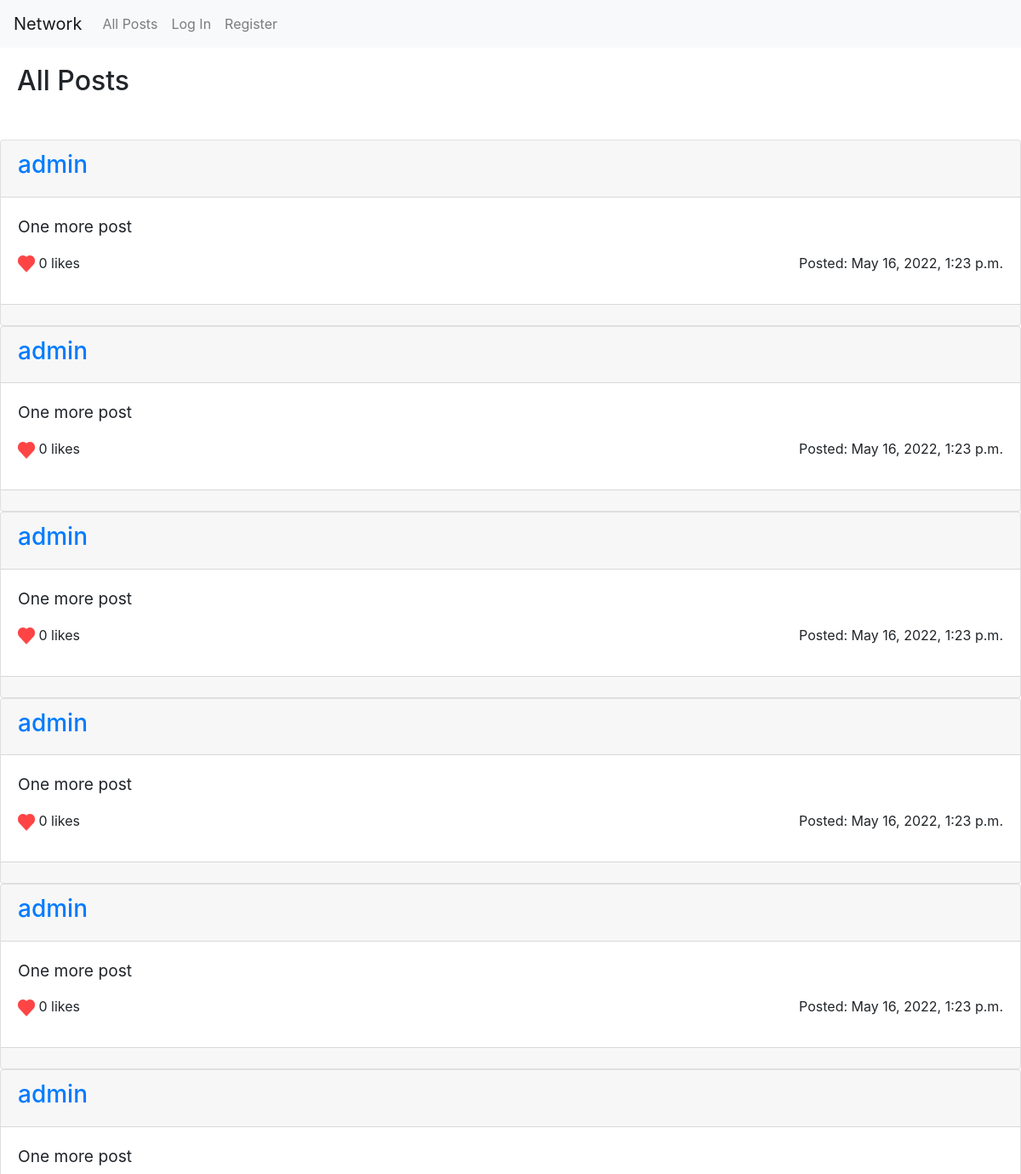
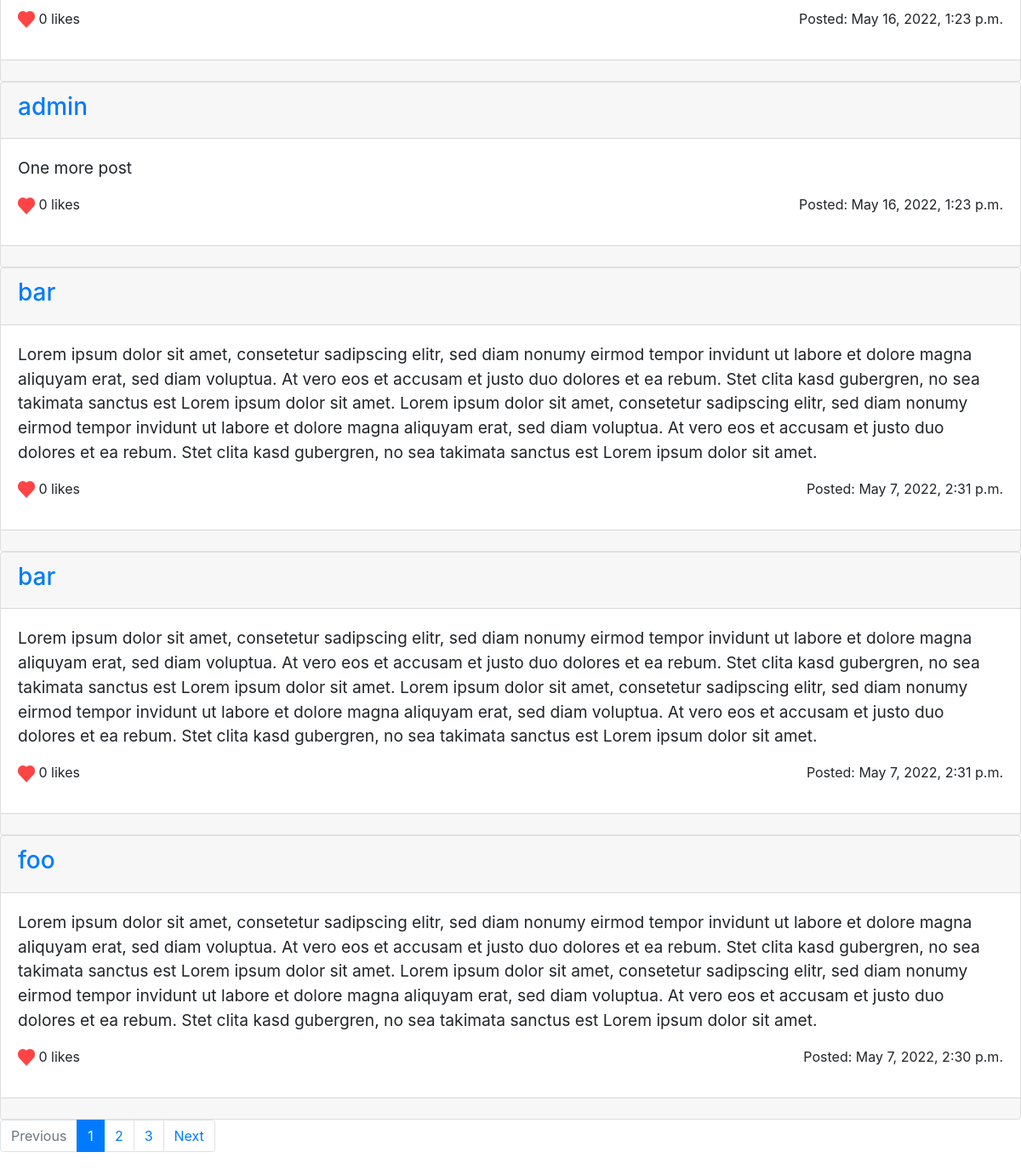
The page / on the database its author committed (2 pictures, top to bottom).
### network/models.py (models this page shows)
class Post(models.Model):
    text = models.TextField()
    author = models.ForeignKey('User', on_delete=models.CASCADE, related_name="my_posts")
    date_time = models.DateTimeField(auto_now_add=True)
    n_likes = models.IntegerField(validators=[MinValueValidator(0)], default=0)

class User(AbstractUser):
    follow = models.ManyToManyField('User', related_name='followers', blank=True)

### network/views.py (the view)
# urls.py: path("", views.index, name="index"),
def index(request, num_page=1):
    list_type = "All Posts"
    page_user = None
    if request.method == "POST":  # Adding a new post
        add_post_form = AddPostForm(request.POST)
        if add_post_form.is_valid():
            post = Post(text=add_post_form.cleaned_data["text"],
                    author=request.user
                    )
            post.save()
            paginator = get_posts(list_type)
            return render(request, "network/index.html", {
                "add_post_form": AddPostForm(),
                "list_type": list_type,
                "cur_page": paginator.page(num_page),
                "num_page": num_page,
                "page_range": paginator.page_range
            })
        else:
            paginator = get_posts(list_type)
            return render(request, "network/index.html", {
                "add_post_form": AddPostForm(request.POST),
                "list_type": list_type,
                "cur_page": paginator.page(num_page),
                "num_page": num_page,
                "page_range": paginator.page_range
            })
    else:  # Displaying posts
        paginator = get_posts(list_type)
        return render(request, "network/index.html", {
            "add_post_form": AddPostForm(),
            "list_type": list_type,
            "cur_page": paginator.page(num_page),
            "num_page": num_page,
            "page_range": paginator.page_range
        })

### network/utils.py (called while the page is built)
def get_posts(list_type, page_user=None):
    if (list_type == "All Posts"):
            posts = Post.objects.order_by("-date_time")
    elif (list_type == "User Profile"):
            posts = Post.objects.filter(author=page_user).order_by("-date_time")
    return Paginator(posts, 10)

### network/templates/network/index.html (shortened to what this page needs)
{% extends "network/layout.html" %}
{% load static %}
{% block body %}
    {% if list_type == "All Posts" %}
        <h2 class="title">All Posts</h2>
    {% endif %}
    <div class="vert-delim"></div>
    {% for post in cur_page.object_list %}
        <div class="post-div card">
            <div class="post-author card-header">
                <a href="{% url 'user_page' post.author.pk 1 %}"><h3>{{ post.author.username }}</h3></a>
            </div>
            <div class="card-body">
                <div class="post-text card-text">
                    <p>{{ post.text }}</p>
                </div>
                <div class="post-date-time">
                    <p>Posted: {{ post.date_time }}</p>
                </div>
                <div class="post-likes">
                    <span>
                        {% if user.is_authenticated %}
                            <a href="">
                                {% if true %}
                                    <img class="heart" src="{% static 'network/filledheart.png' %}">
                                {% else %}
                                    <img class="heart" src="{% static 'network/emptyheart.png' %}">
                                {% endif %}
                            </a>
                        {% else %}
                            <img class="heart" src="{% static 'network/filledheart.png' %}">
                        {% endif %}
                    </span>
                    <span class="likes-number">{{ post.n_likes }} likes</span>
                </div>
            </div>
            <div class="comments card-footer"></div>
        </div>
    {% empty %}
        <h5>No posts here ...</h5>
    {% endfor %}
    <nav aria-label="pagianator">
        <ul class="pagination">
            {% if cur_page.has_previous %}
                <li class="page-item">
                    <a class="page-link" href="{{ num_page |add:-1 }}">Previous</a>
                </li>
            {% else %}
                <li class="page-item disabled">
                    <a class="page-link" href="{{ num_page |add:-1 }}" tabindex="-1" aria-disabled="true">Previous</a>
                </li>
            {% endif %}
            {% for num in page_range %}
                {% if num == num_page %}
                    <li class="page-item active" aria-current="page">
                        <p class="page-link">{{ num }} <span class="sr-only">(current)</span></p>
                    </li>
                {% else %}
                    <li class="page-item"><a class="page-link" href="{{ num }}">{{ num }}</a></li>
                {% endif %}
            {% endfor %}
            {% if cur_page.has_next %}
                <li class="page-item">
                    <a class="page-link" href="{{ num_page|add:1 }}">Next</a>
                </li>
            {% else %}
                <li class="page-item disabled">
                    <a class="page-link" href="{{ num_page|add:1 }}" tabindex="-1" aria-disabled="true">Next</a>
                </li>
            {% endif %}
        </ul>
    </nav>
{% endblock %}

### network/static/network/styles.css (style rules this page uses)
.heart { width: 20px; height: 20px; }
.post-date-time { float: right; }
.post-text { font-size: larger; }
.title { margin: 20px; }
.vert-delim { height: 30px; width: 100%; }

### rows shown on the page
Post: author.username "admin", text "One more post", date_time "May 16, 2022, 1:23 p.m.", n_likes "0"
Post: author.username "admin", text "One more post", date_time "May 16, 2022, 1:23 p.m.", n_likes "0"
Post: author.username "admin", text "One more post", date_time "May 16, 2022, 1:23 p.m.", n_likes "0"
Post: author.username "admin", text "One more post", date_time "May 16, 2022, 1:23 p.m.", n_likes "0"
Post: author.username "admin", text "One more post", date_time "May 16, 2022, 1:23 p.m.", n_likes "0"
Post: author.username "admin", text "One more post", date_time "May 16, 2022, 1:23 p.m.", n_likes "0"
Post: author.username "admin", text "One more post", date_time "May 16, 2022, 1:23 p.m.", n_likes "0"
Post: author.username "bar", text "Lorem ipsum dolor sit amet, consetetur sadipscing elitr, sed diam nonumy eirmod tempor invidunt ut labore et dolore magna aliquyam erat, sed diam voluptua. At vero eos et accusam et justo duo dolores et ea rebum. Stet clita kasd gubergren, no sea takimata sanctus est Lorem ipsum dolor sit amet. Lorem ipsum dolor sit amet, consetetur sadipscing elitr, sed diam nonumy eirmod tempor invidunt ut labore et dolore magna aliquyam erat, sed diam voluptua. At vero eos et accusam et justo duo dolores et ea rebum. Stet clita kasd gubergren, no sea takimata sanctus est Lorem ipsum dolor sit amet.", date_time "May 7, 2022, 2:31 p.m.", n_likes "0"
Post: author.username "bar", text "Lorem ipsum dolor sit amet, consetetur sadipscing elitr, sed diam nonumy eirmod tempor invidunt ut labore et dolore magna aliquyam erat, sed diam voluptua. At vero eos et accusam et justo duo dolores et ea rebum. Stet clita kasd gubergren, no sea takimata sanctus est Lorem ipsum dolor sit amet. Lorem ipsum dolor sit amet, consetetur sadipscing elitr, sed diam nonumy eirmod tempor invidunt ut labore et dolore magna aliquyam erat, sed diam voluptua. At vero eos et accusam et justo duo dolores et ea rebum. Stet clita kasd gubergren, no sea takimata sanctus est Lorem ipsum dolor sit amet.", date_time "May 7, 2022, 2:31 p.m.", n_likes "0"
Post: author.username "foo", text "Lorem ipsum dolor sit amet, consetetur sadipscing elitr, sed diam nonumy eirmod tempor invidunt ut labore et dolore magna aliquyam erat, sed diam voluptua. At vero eos et accusam et justo duo dolores et ea rebum. Stet clita kasd gubergren, no sea takimata sanctus est Lorem ipsum dolor sit amet. Lorem ipsum dolor sit amet, consetetur sadipscing elitr, sed diam nonumy eirmod tempor invidunt ut labore et dolore magna aliquyam erat, sed diam voluptua. At vero eos et accusam et justo duo dolores et ea rebum. Stet clita kasd gubergren, no sea takimata sanctus est Lorem ipsum dolor sit amet.", date_time "May 7, 2022, 2:30 p.m.", n_likes "0"

### other values the page prints
{{ num }} "1"
{{ num }} "2" "3"
